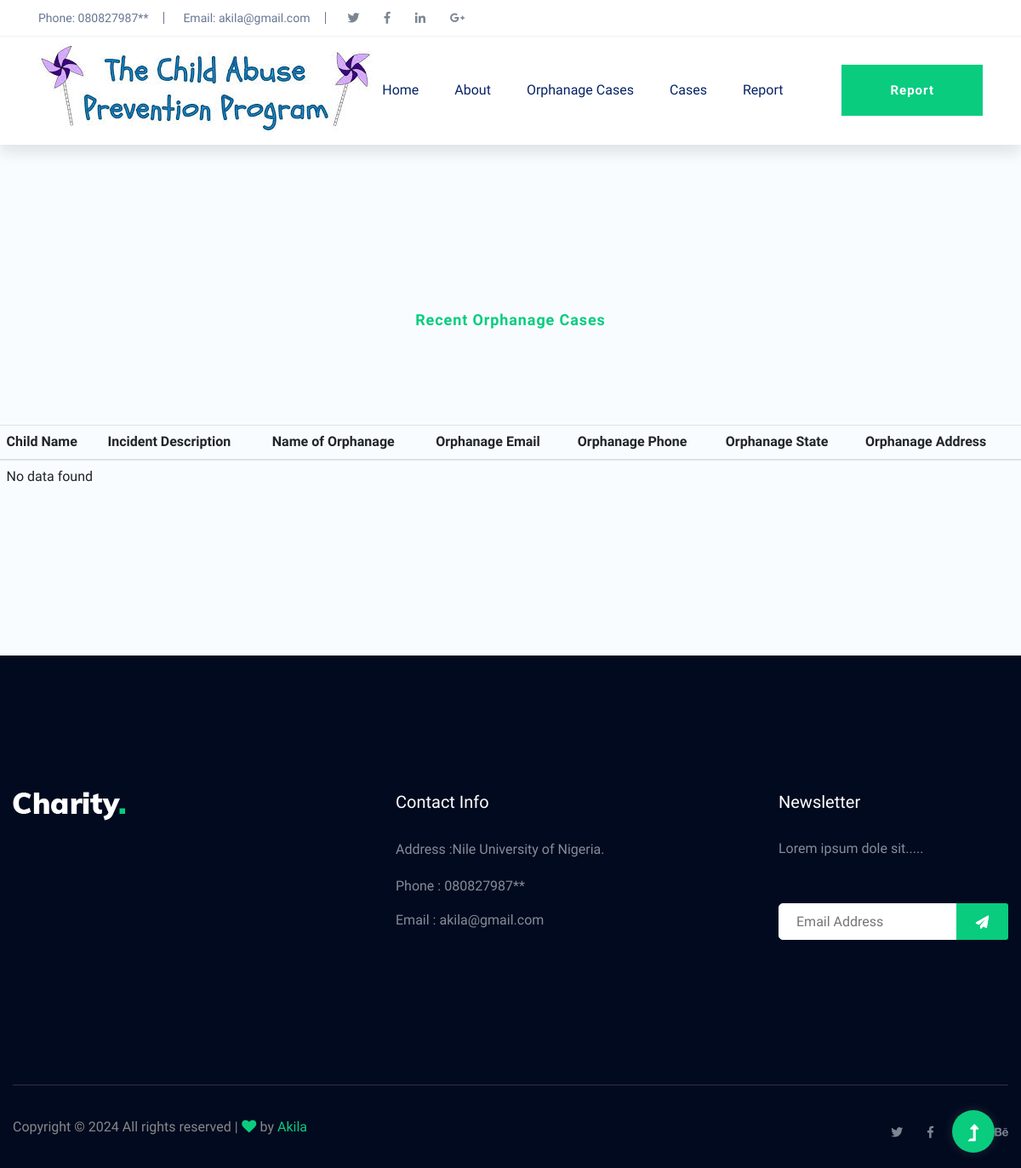
Page /orphanage_cases.php on the earlier database version.
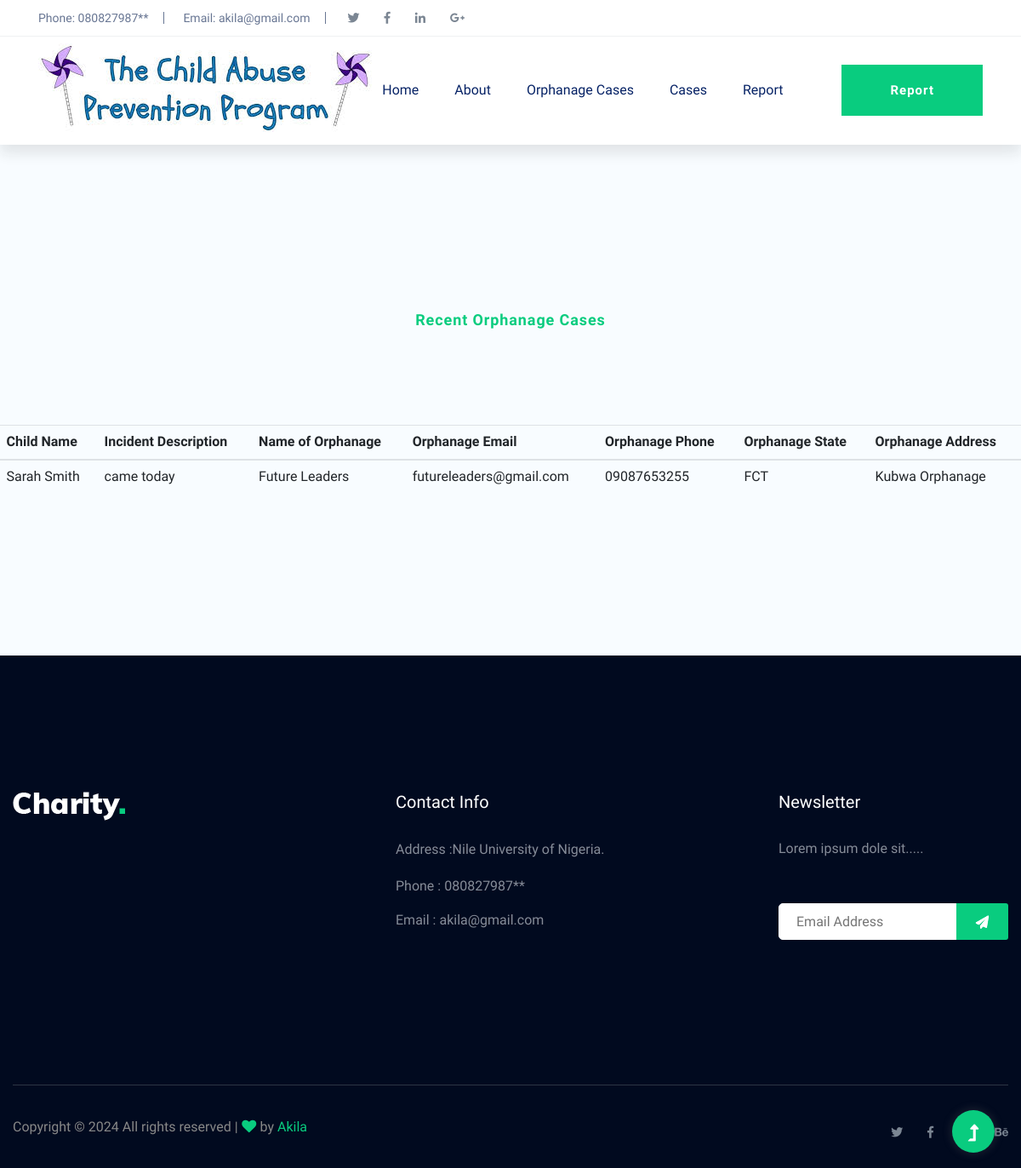
Same page on the later database version.
### tables this page shows
CREATE TABLE `tb_orphanage_incident` (
  `incident_id` int(11) NOT NULL,
  `id` int(11) DEFAULT NULL,
  `child_name` varchar(25) DEFAULT NULL,
  `child_description` varchar(25) DEFAULT NULL,
  `date_` date DEFAULT current_timestamp()
);

CREATE TABLE `orphanage` (
  `id` int(11) NOT NULL,
  `name_` varchar(25) DEFAULT NULL,
  `state` varchar(25) DEFAULT NULL,
  `address` varchar(25) DEFAULT NULL,
  `password` varchar(50) DEFAULT '1234',
  `email` varchar(50) DEFAULT NULL,
  `phone` varchar(15) DEFAULT NULL
);

### orphanage_cases.php (the view)
<?php include 'header.php' ?>
<main>
    <section class="home-blog-area section-padding30">
        <div class="container">
            <div class="row justify-content-center">
                <div class="col-xl-5 col-lg-6 col-md-9 col-sm-10">
                    <div class="section-tittle text-center mb-90">
                        <h3><span>Recent Orphanage Cases</span></h3>
                    </div>
                </div>
            </div>
            <div class="row">
                <table id="example" class="table table-hover table-striped display">
                    <thead>
                        <tr>
                            <th>Child Name</th>
                            <th>Incident Description</th>
                            <th>Name of Orphanage</th>
                            <th>Orphanage Email</th>
                            <th>Orphanage Phone</th>
                            <th>Orphanage State</th>
                            <th>Orphanage Address</th>
                        </tr>
                    </thead>
                    <tbody>
                        <?php
                        include 'connect.php';
                        $sql = "SELECT * FROM tb_orphanage_incident join orphanage on orphanage.id = tb_orphanage_incident.id";
                        $result = $conn->query($sql);
                        if ($result->num_rows > 0) {
                            while ($row = $result->fetch_assoc()) {
                                echo "<tr>";
                                echo "<td>" . $row["child_name"] . "</td>";
                                echo "<td>" . $row["child_description"] . "</td>";
                                echo "<td>" . $row["name_"] . "</td>";
                                echo "<td>" . $row["email"] . "</td>";
                                echo "<td>" . $row["phone"] . "</td>";
                                echo "<td>" . $row["state"] . "</td>";
                                echo "<td>" . $row["address"] . "</td>";
                                echo "</tr>";
                            }
                        } else {
                            echo "<tr><td colspan='6'>No data found</td></tr>";
                        }
                        ?>
                    </tbody>
                </table>
            </div>
        </div>
    </section>
</main>
<?php include 'footer.php' ?>

### header.php (shortened to what this page needs)
<!doctype html>
<html class="no-js" lang="zxx">
<head>
    <link rel="stylesheet" href="assets/css/bootstrap.min.css">
    <link rel="stylesheet" href="assets/css/owl.carousel.min.css">
    <link rel="stylesheet" href="assets/css/slicknav.css">
    <link rel="stylesheet" href="assets/css/flaticon.css">
    <link rel="stylesheet" href="assets/css/progressbar_barfiller.css">
    <link rel="stylesheet" href="assets/css/gijgo.css">
    <link rel="stylesheet" href="assets/css/animate.min.css">
    <link rel="stylesheet" href="assets/css/animated-headline.css">
    <link rel="stylesheet" href="assets/css/magnific-popup.css">
    <link rel="stylesheet" href="assets/css/fontawesome-all.min.css">
    <link rel="stylesheet" href="assets/css/themify-icons.css">
    <link rel="stylesheet" href="assets/css/slick.css">
    <link rel="stylesheet" href="assets/css/nice-select.css">
    <link rel="stylesheet" href="assets/css/style.css">
</head>
<body>
    <header>
        <div class="header-area">
            <div class="main-header ">
                <div class="header-top d-none d-lg-block">
                    <div class="container-fluid">
                        <div class="col-xl-12">
                            <div class="row d-flex justify-content-between align-items-center">
                                <div class="header-info-left d-flex">
                                    <ul>
                                        <li>Phone: 080827987**</li>
                                        <li>Email: akila@gmail.com</li>
                                    </ul>
                                    <div class="header-social">
                                        <ul>
                                            <li><a href="#"><i class="fab fa-twitter"></i></a></li>
                                            <li><a href="https://www.facebook.com/sai4ull"><i class="fab fa-facebook-f"></i></a></li>
                                            <li><a href="#"><i class="fab fa-linkedin-in"></i></a></li>
                                            <li> <a href="#"><i class="fab fa-google-plus-g"></i></a></li>
                                        </ul>
                                    </div>
                                </div>
                            </div>
                        </div>
                    </div>
                </div>
                <div class="header-bottom  header-sticky">
                    <div class="container-fluid">
                        <div class="row align-items-center">
                            <div class="col-xl-2 col-lg-2">
                                <div class="logo">
                                    <a href="home.php"><img src="assets/img/logo/download-1.png" alt></a>
                                </div>
                            </div>
                            <div class="col-xl-10 col-lg-10">
                                <div class="menu-wrapper  d-flex align-items-center justify-content-end">
                                    <div class="main-menu d-none d-lg-block">
                                        <nav>
                                            <ul id="navigation">
                                                <li><a href="home.php">Home</a></li>
                                                <li><a href="about.php">About</a></li>
                                                <li><a href="orphanage_cases.php">Orphanage Cases</a></li>
                                                <li><a href="cases.php">Cases</a>
                                                </li>
                                                <li><a href="cases.php">Report</a>
                                                </li>
                                            </ul>
                                        </nav>
                                    </div>
                                    <div class="header-right-btn d-none d-lg-block ml-20">
                                        <a href="report.php" class="btn header-btn">Report</a>
                                    </div>
                                </div>
                            </div>
                            <div class="col-12">
                            </div>
                        </div>
                    </div>
                </div>
            </div>
        </div>
    </header>

### footer.php (shortened to what this page needs)
<footer>
    <div class="footer-wrapper section-bg2" data-background="assets/img/gallery/footer_bg.png">
        <div class="footer-area footer-padding">
            <div class="container">
                <div class="row d-flex justify-content-between">
                    <div class="col-xl-3 col-lg-3 col-md-4 col-sm-6">
                        <div class="single-footer-caption mb-50">
                            <div class="single-footer-caption mb-30">
                                <div class="footer-tittle">
                                    <div class="footer-logo mb-20">
                                        <a href="index-2.html"><img src="assets/img/logo/logo2_footer.png" alt></a>
                                    </div>
                                </div>
                            </div>
                        </div>
                    </div>
                    <div class="col-xl-3 col-lg-3 col-md-4 col-sm-5">
                        <div class="single-footer-caption mb-50">
                            <div class="footer-tittle">
                                <h4>Contact Info</h4>
                                <ul>
                                    <li>
                                        <p>Address :Nile University of Nigeria.</p>
                                    </li>
                                    <li><a href="#">Phone : 080827987**</a></li>
                                    <li><a href="#">Email : <span>akila@gmail.com</span></a></li>
                                </ul>
                            </div>
                        </div>
                    </div>
                    <div class="col-xl-3 col-lg-3 col-md-4 col-sm-5">
                        <div class="single-footer-caption mb-50">
                            <div class="footer-tittle">
                                <h4>Newsletter</h4>
                                <div class="footer-pera footer-pera2">
                                    <p>Lorem ipsum dole sit.....</p>
                                </div>
                                <div class="footer-form">
                                    <div id="mc_embed_signup">
                                        <form target="_blank" action="https://spondonit.us12.list-manage.com/subscribe/post?u=1462626880ade1ac87bd9c93a&amp;id=92a4423d01" method="get" class="subscribe_form relative mail_part">
                                            <input type="email" name="email" id="newsletter-form-email" placeholder="Email Address" class="placeholder hide-on-focus" onfocus="this.placeholder = ''" onblur="this.placeholder = ' Email Address '">
                                            <div class="form-icon">
                                                <button type="submit" name="submit" id="newsletter-submit" class="email_icon newsletter-submit button-contactForm"><img src="assets/img/gallery/form.png" alt></button>
                                            </div>
                                        </form>
                                    </div>
                                </div>
                            </div>
                        </div>
                    </div>
                </div>
            </div>
        </div>
        <div class="footer-bottom-area">
            <div class="container">
                <div class="footer-border">
                    <div class="row d-flex justify-content-between align-items-center">
                        <div class="col-xl-10 col-lg-9 ">
                            <div class="footer-copy-right">
                                <p>
                                    Copyright &copy;<script data-cfasync="false" src="../../cdn-cgi/scripts/5c5dd728/cloudflare-static/email-decode.min.js"></script>
                                     All rights reserved | <i class="fa fa-heart" aria-hidden="true"></i> by <a href="#" target="_blank">Akila</a>
                                </p>
                            </div>
                        </div>
                        <div class="col-xl-2 col-lg-3">
                            <div class="footer-social f-right">
                                <a href="#"><i class="fab fa-twitter"></i></a>
                                <a href="https://www.facebook.com/sai4ull"><i class="fab fa-facebook-f"></i></a>
                                <a href="#"><i class="fas fa-globe"></i></a>
                                <a href="#"><i class="fab fa-behance"></i></a>
                            </div>
                        </div>
                    </div>
                </div>
            </div>
        </div>
    </div>
</footer>
<div id="back-top">
    <a title="Go to Top" href="#"> <i class="fas fa-level-up-alt"></i></a>
</div>
</body>
</html>

Differences in the rows shown:
added tb_orphanage_incident: child_name "Sarah Smith", child_description "came today", id.name_ "Future Leaders", id.email "futureleaders@gmail.com", id.phone "09087653255", id.state "FCT", id.address "Kubwa Orphanage"
Other differences:
text no longer shown: "No data found"
